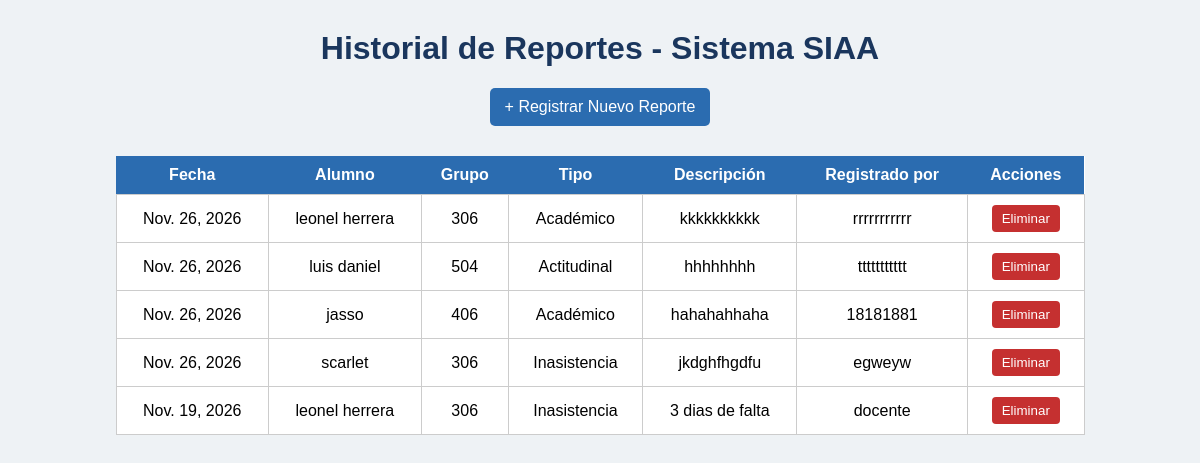
Before: / with the older database file.
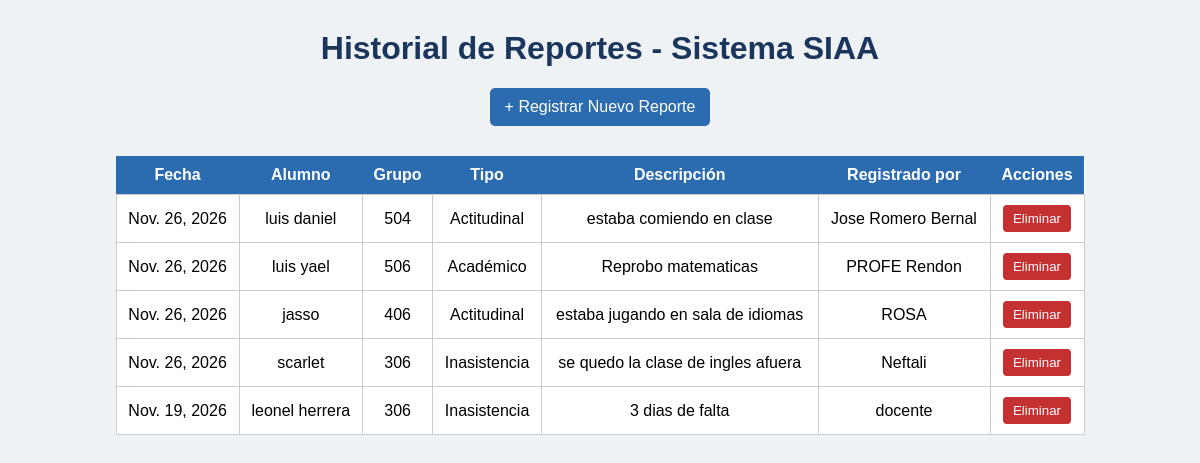
After: the same page with the newer database file.
### reportes/models.py (models this page shows, shortened)
class Reporte(models.Model):
    TIPOS_REPORTE = [
        ('INASISTENCIA', 'Inasistencia'),
        ('ACTITUDINAL', 'Actitudinal'),
        ('ACADEMICO', 'Académico'),
    ]
    alumno = models.ForeignKey(Alumno, on_delete=models.CASCADE, related_name='reportes')
    tipo = models.CharField(max_length=15, choices=TIPOS_REPORTE)
    descripcion = models.TextField()
    fecha = models.DateField(auto_now_add=True)
    registrado_por = models.CharField(max_length=100)

class Alumno(models.Model):
    matricula = models.CharField(max_length=20, unique=True)
    nombre_completo = models.CharField(max_length=150)
    grupo = models.CharField(max_length=10)
    semestre = models.IntegerField()

### reportes/views.py (the view)
# urls.py: path('', views.lista_reportes, name='lista_reportes'),
def lista_reportes(request):
    tipo_filtro = request.GET.get('tipo')
    if tipo_filtro:
        reportes = Reporte.objects.filter(tipo=tipo_filtro).order_by('-fecha')
    else:
        reportes = Reporte.objects.all().order_by('-fecha')
    return render(request, 'reportes/lista_reportes.html', {
        'reportes': reportes,
        'tipos_reporte': Reporte.TIPOS_REPORTE,
        'tipo_seleccionado': tipo_filtro
    })

### reportes/templates/reportes/lista_reportes.html (shortened to what this page needs)
<!DOCTYPE html>
<html lang="es">
<head>
</head>
<body>
    <h1>Historial de Reportes - Sistema SIAA</h1>
    <a href="{% url 'crear_reporte' %}" class="boton">+ Registrar Nuevo Reporte</a>
    <table>
        <tr>
            <th>Fecha</th>
            <th>Alumno</th>
            <th>Grupo</th>
            <th>Tipo</th>
            <th>Descripción</th>
            <th>Registrado por</th>
            <th>Acciones</th>
        </tr>
        {% for reporte in reportes %}
        <tr>
            <td>{{ reporte.fecha|date:"M. d, Y" }}</td>
            <td>{{ reporte.alumno.nombre_completo }}</td>
            <td>{{ reporte.alumno.grupo }}</td>
            <td>{{ reporte.get_tipo_display|default:reporte.tipo }}</td>
            <td>{{ reporte.descripcion }}</td>
            <td>{{ reporte.registrado_por }}</td>
            <td>
                <form action="{% url 'eliminar_reporte' reporte.id %}" method="POST">
                    <button type="submit" class="boton-rojo">Eliminar</button>
                </form>
            </td>
        </tr>
        {% endfor %}
    </table>
</body>
</html>

### reportes/templates/reportes/lista_reportes.html (style rules this page uses)
body { font-family: Arial, sans-serif; background-color: #eef2f5; text-align: center; margin: 30px; }
h1 { color: #1a365d; }
table { margin: 20px auto; border-collapse: collapse; background-color: white; width: 85%; }
th { background-color: #2b6cb0; color: white; padding: 10px; }
td { padding: 10px; border: 1px solid #ccc; }
.boton { background-color: #2b6cb0; color: white; padding: 10px 15px; text-decoration: none; border-radius: 5px; display: inline-block; margin-bottom: 10px; }
.boton-rojo { background-color: #c53030; color: white; border: none; padding: 6px 10px; border-radius: 4px; cursor: pointer; }

Changed rows visible on the page:
removed Reporte: fecha "Nov. 26, 2026", alumno.nombre_completo "leonel herrera", alumno.grupo "306", tipo "Académico", descripcion "kkkkkkkkkk", registrado_por "rrrrrrrrrrr"
removed Reporte: fecha "Nov. 26, 2026", alumno.nombre_completo "luis daniel", alumno.grupo "504", tipo "Actitudinal", descripcion "hhhhhhhh", registrado_por "ttttttttttt"
removed Reporte: fecha "Nov. 26, 2026", alumno.nombre_completo "jasso", alumno.grupo "406", tipo "Académico", descripcion "hahahahhaha", registrado_por "18181881"
removed Reporte: fecha "Nov. 26, 2026", alumno.nombre_completo "scarlet", alumno.grupo "306", tipo "Inasistencia", descripcion "jkdghfhgdfu", registrado_por "egweyw"
added Reporte: fecha "Nov. 26, 2026", alumno.nombre_completo "luis daniel", alumno.grupo "504", tipo "Actitudinal", descripcion "estaba comiendo en clase", registrado_por "Jose Romero Bernal"
added Reporte: fecha "Nov. 26, 2026", alumno.nombre_completo "luis yael", alumno.grupo "506", tipo "Académico", descripcion "Reprobo matematicas", registrado_por "PROFE Rendon"
added Reporte: fecha "Nov. 26, 2026", alumno.nombre_completo "jasso", alumno.grupo "406", tipo "Actitudinal", descripcion "estaba jugando en sala de idiomas", registrado_por "ROSA"
added Reporte: fecha "Nov. 26, 2026", alumno.nombre_completo "scarlet", alumno.grupo "306", tipo "Inasistencia", descripcion "se quedo la clase de ingles afuera", registrado_por "Neftali"
